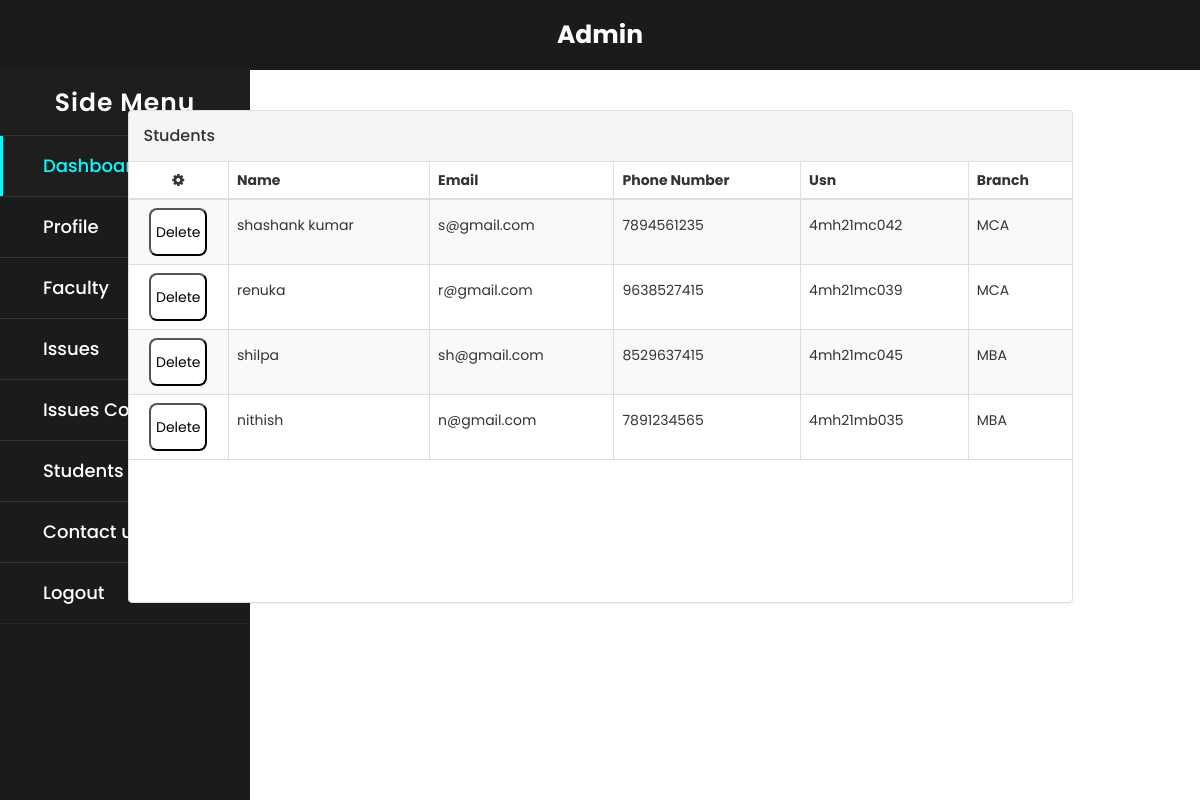
The app's page /Admin/showallstudents.php with its own data.
### tables this page shows
CREATE TABLE `student` (
  `Sid` bigint(100) NOT NULL,
  `Name` varchar(255) NOT NULL,
  `Email` varchar(255) NOT NULL,
  `Phone` bigint(50) NOT NULL,
  `Batch` varchar(200) DEFAULT NULL,
  `Branch` int(100) NOT NULL,
  `Password` varchar(255) NOT NULL,
  `status` varchar(100) NOT NULL DEFAULT 'pending'
);

CREATE TABLE `faculty` (
  `Fid` int(100) NOT NULL,
  `Fname` varchar(255) NOT NULL,
  `Branch` varchar(255) NOT NULL,
  `F_email` varchar(255) NOT NULL,
  `Password` varchar(255) NOT NULL
);

### Admin/showallstudents.php (the view, shortened to what this page needs)
<!DOCTYPE html>
<head>
    <link rel="stylesheet" href="css/faculties.css">
    <link rel="stylesheet" type="text/css" href="../css/buttons.css">
    <link rel="stylesheet" type="text/css" href="../css/table.css">
    <link href="//maxcdn.bootstrapcdn.com/bootstrap/3.3.0/css/bootstrap.min.css" rel="stylesheet" id="bootstrap-css">
    <link href="https://cdnjs.cloudflare.com/ajax/libs/font-awesome/4.4.0/css/font-awesome.min.css" rel='stylesheet' type='text/css'>
</head>
<body>
    <?php include '../asset/admin_dash.php'; ?>
    <div class="container">
        <div class="row">
            <br>
            <br>
            <div class="col-md-10 col-md-offset-1">
                <div class="panel panel-default panel-table">
                    <div class="panel-heading">
                        <div class="row">
                            <div class="col col-xs-6">
                                <h3 class="panel-title">Students </h3>
                            </div>
                        </div>
                    </div>
                    <div class="panel-body table-fixed">
                        <table class="table table-striped table-bordered table-list ">
                            <thead>
                                <tr>
                                    <th><em class="fa fa-cog"></em></th>
                                    <th class="hidden-xs"> Name</th>
                                    <th>Email</th>
                                    <th>Phone Number</th>
                                    <th>Usn</th>
                                    <th>Branch</th>
                                </tr>
                            </thead>
                            <tbody>
                                <?php
                                include '../Connection.php';
                                $que = mysqli_query($conn, "select s.*,f.Branch from student s,faculty f where s.Branch=f.Fid and status='approved'");
                                while ($row = mysqli_fetch_array($que)) {
                                    ?>
                                    <tr>
                                        <td align='center'>
                                            <form method="POST" action="showallstudents.php">
                                                <input type="submit" name="delete" id="but" onclick="return confirm('confirm to delete')" value="Delete">
                                            </form>
                                        <td><?php echo $row['Name']; ?></td>
                                        <td><?php echo $row['Email']; ?></td>
                                        <td><?php echo $row['Phone']; ?></td>
                                        <td><?php echo $row['Batch']; ?></td>
                                        <td><?php echo $row['Branch']; ?></td>
                                    </tr>
                                    <?php
                                }
                                ?>
                            </tbody>
                        </table>
                    </div>
                </div>
            </div></div></div>
</body>
</html>

### asset/admin_dash.php (shortened to what this page needs)
<nav class="topnav">
    <a href="#">Admin</a>
</nav>
<nav class="sidebar">
    <div class="text">Side Menu</div>
    <ul>
        <li class="active"><a href="index.php">Dashboard</a></li>
        <li>
            <a href="#" class="prof-btn">Profile
            </a>
        </li>
        <li>
            <a href="#" class="feat-btn">Faculty
            </a>
        </li>
        <li>
            <a href="#" class="iisu-btn">Issues
            </a>
        </li>
        <li>
            <a href="#" class="serv-btn">Issues Control
            </a>
        </li>
        <li>
            <a href="#" class="student-btn">Students
            </a>
        </li>
        <li><a href="contactus.php">Contact us</a></li>
        <li><a href="admin_log_out.php">Logout</a></li>
    </ul>
</nav>

### css/faculties.css (style rules this page uses)
.panel-table .panel-body { padding:0; }
.panel-table .panel-body .table-bordered { border-style: none; margin:0; }
.panel-table .panel-body .table-bordered > thead > tr > th:first-of-type { text-align:center; width: 100px; }
.panel-table .panel-body .table-bordered > thead > tr > th:last-of-type, .panel-table .panel-body .table-bordered > tbody > tr > td:last-of-type { border-right: 0px; }
.panel-table .panel-body .table-bordered > thead > tr > th:first-of-type, .panel-table .panel-body .table-bordered > tbody > tr > td:first-of-type { border-left: 0px; }
.panel-table .panel-body .table-bordered > tbody > tr:first-of-type > td { border-bottom: 0px; }
.panel-table .panel-body .table-bordered > thead > tr:first-of-type > th { border-top: 0px; }
.panel-table .panel-heading .col h3 { line-height: 30px; height: 30px; }
.panel-table .panel-body .table-bordered > tbody > tr > td { line-height: 34px; }

### css/buttons.css (style rules this page uses)
#but { padding:5px; color: black; background-color: white; border-radius: 8px; border-color: black; }

### css/table.css (style rules this page uses)
.table-fixed { display: block; height: 440px; overflow-y: auto; }

### asset/admin_dash.php (style rules this page uses)
.topnav { width: 100%; height: 70px; background: #1b1b1b; display: flex; justify-content: space-around; align-items: center; position: sticky; top: 0; }
.topnav a { text-decoration: none; color: white; font-size: 25px; font-weight: bold; }
* { margin: 0; padding: 0; user-select: none; box-sizing: border-box; font-family: 'Poppins', sans-serif; }
.sidebar { position: fixed; width: 250px; height: 100%; left: 0px; background: #1b1b1b; transition: left 0.4s ease; }
.sidebar .text { color: white; font-size: 25px; font-weight: 600; line-height: 65px; text-align: center; background: #1e1e1e; letter-spacing: 1px; }
nav ul { background: #1b1b1b; height: 100%; width: 100%; list-style: none; }
nav ul li { line-height: 60px; border-top: 1px solid rgba(255,255,255,0.1); }
nav ul li:last-child { border-bottom: 1px solid rgba(255,255,255,0.05); }
nav ul li a { position: relative; color: white; text-decoration: none; font-size: 18px; padding-left: 40px; font-weight: 500; display: block; width: 100%; border-left: 3px solid transparent; }
nav ul li.active a { color: cyan; background: #1e1e1e; border-left-color: cyan; }

### records on screen
student: Name "shashank kumar", Email "s@gmail.com", Phone "7894561235", Batch "4mh21mc042", Branch.Branch "MCA"
student: Name "renuka", Email "r@gmail.com", Phone "9638527415", Batch "4mh21mc039", Branch.Branch "MCA"
student: Name "shilpa", Email "sh@gmail.com", Phone "8529637415", Batch "4mh21mc045", Branch.Branch "MBA"
student: Name "nithish", Email "n@gmail.com", Phone "7891234565", Batch "4mh21mb035", Branch.Branch "MBA"
